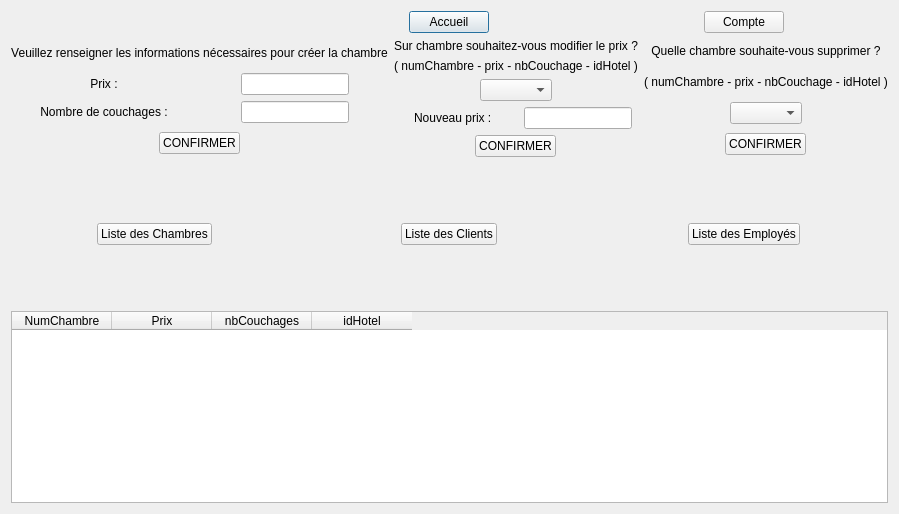
<?xml version="1.0" encoding="UTF-8"?>
<ui version="4.0">
 <class>listeChambresRespDialog</class>
 <widget class="QDialog" name="listeChambresRespDialog">
  <property name="geometry">
   <rect>
    <x>0</x>
    <y>0</y>
    <width>698</width>
    <height>514</height>
   </rect>
  </property>
  <property name="windowTitle">
   <string>Dialog</string>
  </property>
  <layout class="QGridLayout" name="gridLayout">
   <item row="0" column="0">
    <layout class="QVBoxLayout" name="verticalLayout_4">
     <item>
      <layout class="QHBoxLayout" name="horizontalLayout_3">
       <item alignment="Qt::AlignHCenter|Qt::AlignVCenter">
        <widget class="QLabel" name="logo">
         <property name="text">
          <string/>
         </property>
         <property name="pixmap">
          <pixmap>logoProjet_petit_petit.png</pixmap>
         </property>
         <property name="alignment">
          <set>Qt::AlignCenter</set>
         </property>
        </widget>
       </item>
       <item alignment="Qt::AlignHCenter|Qt::AlignVCenter">
        <widget class="QPushButton" name="accueil">
         <property name="text">
          <string>Accueil</string>
         </property>
        </widget>
       </item>
       <item alignment="Qt::AlignHCenter|Qt::AlignVCenter">
        <widget class="QPushButton" name="account">
         <property name="text">
          <string>Compte</string>
         </property>
        </widget>
       </item>
      </layout>
     </item>
     <item>
      <layout class="QHBoxLayout" name="horizontalLayout">
       <item>
        <layout class="QVBoxLayout" name="verticalLayout_7">
         <item alignment="Qt::AlignHCenter|Qt::AlignVCenter">
          <widget class="QLabel" name="label_15">
           <property name="sizePolicy">
            <sizepolicy hsizetype="Preferred" vsizetype="Preferred">
             <horstretch>0</horstretch>
             <verstretch>0</verstretch>
            </sizepolicy>
           </property>
           <property name="text">
            <string>Veuillez renseigner les informations nécessaires pour créer la chambre</string>
           </property>
           <property name="alignment">
            <set>Qt::AlignCenter</set>
           </property>
          </widget>
         </item>
         <item>
          <layout class="QHBoxLayout" name="horizontalLayout_17">
           <item>
            <layout class="QVBoxLayout" name="verticalLayout">
             <item alignment="Qt::AlignHCenter|Qt::AlignVCenter">
              <widget class="QLabel" name="label_4">
               <property name="sizePolicy">
                <sizepolicy hsizetype="Preferred" vsizetype="Preferred">
                 <horstretch>0</horstretch>
                 <verstretch>0</verstretch>
                </sizepolicy>
               </property>
               <property name="text">
                <string>Prix :</string>
               </property>
               <property name="alignment">
                <set>Qt::AlignCenter</set>
               </property>
              </widget>
             </item>
             <item alignment="Qt::AlignHCenter|Qt::AlignVCenter">
              <widget class="QLabel" name="label_5">
               <property name="sizePolicy">
                <sizepolicy hsizetype="Preferred" vsizetype="Preferred">
                 <horstretch>0</horstretch>
                 <verstretch>0</verstretch>
                </sizepolicy>
               </property>
               <property name="text">
                <string>Nombre de couchages :</string>
               </property>
               <property name="alignment">
                <set>Qt::AlignCenter</set>
               </property>
              </widget>
             </item>
            </layout>
           </item>
           <item>
            <layout class="QVBoxLayout" name="verticalLayout_2">
             <item alignment="Qt::AlignHCenter|Qt::AlignVCenter">
              <widget class="QLineEdit" name="lineEdit_PrixNC">
               <property name="sizePolicy">
                <sizepolicy hsizetype="Preferred" vsizetype="Preferred">
                 <horstretch>0</horstretch>
                 <verstretch>0</verstretch>
                </sizepolicy>
               </property>
              </widget>
             </item>
             <item alignment="Qt::AlignHCenter|Qt::AlignVCenter">
              <widget class="QLineEdit" name="lineEdit_nbCouchNC">
               <property name="sizePolicy">
                <sizepolicy hsizetype="Preferred" vsizetype="Preferred">
                 <horstretch>0</horstretch>
                 <verstretch>0</verstretch>
                </sizepolicy>
               </property>
              </widget>
             </item>
            </layout>
           </item>
          </layout>
         </item>
         <item alignment="Qt::AlignHCenter|Qt::AlignVCenter">
          <widget class="QPushButton" name="pushButton_ConfimerNC">
           <property name="text">
            <string>CONFIRMER</string>
           </property>
          </widget>
         </item>
        </layout>
       </item>
       <item>
        <layout class="QVBoxLayout" name="verticalLayout_8">
         <item alignment="Qt::AlignHCenter|Qt::AlignVCenter">
          <widget class="QLabel" name="label_12">
           <property name="sizePolicy">
            <sizepolicy hsizetype="Preferred" vsizetype="Preferred">
             <horstretch>0</horstretch>
             <verstretch>0</verstretch>
            </sizepolicy>
           </property>
           <property name="text">
            <string>Sur chambre souhaitez-vous modifier le prix ?</string>
           </property>
           <property name="alignment">
            <set>Qt::AlignCenter</set>
           </property>
          </widget>
         </item>
         <item alignment="Qt::AlignHCenter|Qt::AlignVCenter">
          <widget class="QLabel" name="label_13">
           <property name="text">
            <string>( numChambre - prix - nbCouchage - idHotel )</string>
           </property>
           <property name="alignment">
            <set>Qt::AlignCenter</set>
           </property>
          </widget>
         </item>
         <item alignment="Qt::AlignHCenter|Qt::AlignVCenter">
          <widget class="QComboBox" name="comboBox_ChambreModifPrix"/>
         </item>
         <item>
          <layout class="QHBoxLayout" name="horizontalLayout_18">
           <item alignment="Qt::AlignHCenter|Qt::AlignVCenter">
            <widget class="QLabel" name="label">
             <property name="sizePolicy">
              <sizepolicy hsizetype="Maximum" vsizetype="Maximum">
               <horstretch>0</horstretch>
               <verstretch>0</verstretch>
              </sizepolicy>
             </property>
             <property name="text">
              <string>Nouveau prix :</string>
             </property>
            </widget>
           </item>
           <item alignment="Qt::AlignHCenter|Qt::AlignVCenter">
            <widget class="QLineEdit" name="lineEdit_PrixAC">
             <property name="sizePolicy">
              <sizepolicy hsizetype="Maximum" vsizetype="Maximum">
               <horstretch>0</horstretch>
               <verstretch>0</verstretch>
              </sizepolicy>
             </property>
            </widget>
           </item>
          </layout>
         </item>
         <item alignment="Qt::AlignHCenter|Qt::AlignVCenter">
          <widget class="QPushButton" name="pushButton_ConfimerModifPrix">
           <property name="text">
            <string>CONFIRMER</string>
           </property>
          </widget>
         </item>
        </layout>
       </item>
       <item>
        <layout class="QVBoxLayout" name="verticalLayout_6">
         <item alignment="Qt::AlignHCenter|Qt::AlignVCenter">
          <widget class="QLabel" name="label_9">
           <property name="sizePolicy">
            <sizepolicy hsizetype="Preferred" vsizetype="Preferred">
             <horstretch>0</horstretch>
             <verstretch>0</verstretch>
            </sizepolicy>
           </property>
           <property name="text">
            <string>Quelle chambre souhaite-vous supprimer ?</string>
           </property>
           <property name="alignment">
            <set>Qt::AlignCenter</set>
           </property>
          </widget>
         </item>
         <item alignment="Qt::AlignHCenter|Qt::AlignVCenter">
          <widget class="QLabel" name="label_10">
           <property name="text">
            <string>( numChambre - prix - nbCouchage - idHotel )</string>
           </property>
           <property name="alignment">
            <set>Qt::AlignCenter</set>
           </property>
          </widget>
         </item>
         <item alignment="Qt::AlignHCenter|Qt::AlignVCenter">
          <widget class="QComboBox" name="comboBox_ChambreSupp"/>
         </item>
         <item alignment="Qt::AlignHCenter|Qt::AlignVCenter">
          <widget class="QPushButton" name="pushButton_ConfimerSupp">
           <property name="text">
            <string>CONFIRMER</string>
           </property>
          </widget>
         </item>
        </layout>
       </item>
      </layout>
     </item>
    </layout>
   </item>
   <item row="1" column="0">
    <layout class="QHBoxLayout" name="horizontalLayout_4">
     <item alignment="Qt::AlignHCenter|Qt::AlignVCenter">
      <widget class="QPushButton" name="pushButton_ListeChambres">
       <property name="sizePolicy">
        <sizepolicy hsizetype="Maximum" vsizetype="Maximum">
         <horstretch>0</horstretch>
         <verstretch>0</verstretch>
        </sizepolicy>
       </property>
       <property name="text">
        <string>Liste des Chambres</string>
       </property>
      </widget>
     </item>
     <item alignment="Qt::AlignHCenter|Qt::AlignVCenter">
      <widget class="QPushButton" name="pushButton_ListeClients">
       <property name="sizePolicy">
        <sizepolicy hsizetype="Maximum" vsizetype="Maximum">
         <horstretch>0</horstretch>
         <verstretch>0</verstretch>
        </sizepolicy>
       </property>
       <property name="text">
        <string>Liste des Clients</string>
       </property>
      </widget>
     </item>
     <item alignment="Qt::AlignHCenter|Qt::AlignVCenter">
      <widget class="QPushButton" name="pushButton_ListeEmployes">
       <property name="sizePolicy">
        <sizepolicy hsizetype="Maximum" vsizetype="Maximum">
         <horstretch>0</horstretch>
         <verstretch>0</verstretch>
        </sizepolicy>
       </property>
       <property name="text">
        <string>Liste des Employés</string>
       </property>
      </widget>
     </item>
    </layout>
   </item>
   <item row="2" column="0">
    <widget class="QTableWidget" name="tableWidget_ListeChambres">
     <property name="sizePolicy">
      <sizepolicy hsizetype="Minimum" vsizetype="Minimum">
       <horstretch>0</horstretch>
       <verstretch>0</verstretch>
      </sizepolicy>
     </property>
     <column>
      <property name="text">
       <string>NumChambre</string>
      </property>
     </column>
     <column>
      <property name="text">
       <string>Prix</string>
      </property>
     </column>
     <column>
      <property name="text">
       <string>nbCouchages</string>
      </property>
     </column>
     <column>
      <property name="text">
       <string>idHotel</string>
      </property>
     </column>
    </widget>
   </item>
  </layout>
 </widget>
 <resources/>
 <connections/>
</ui>
